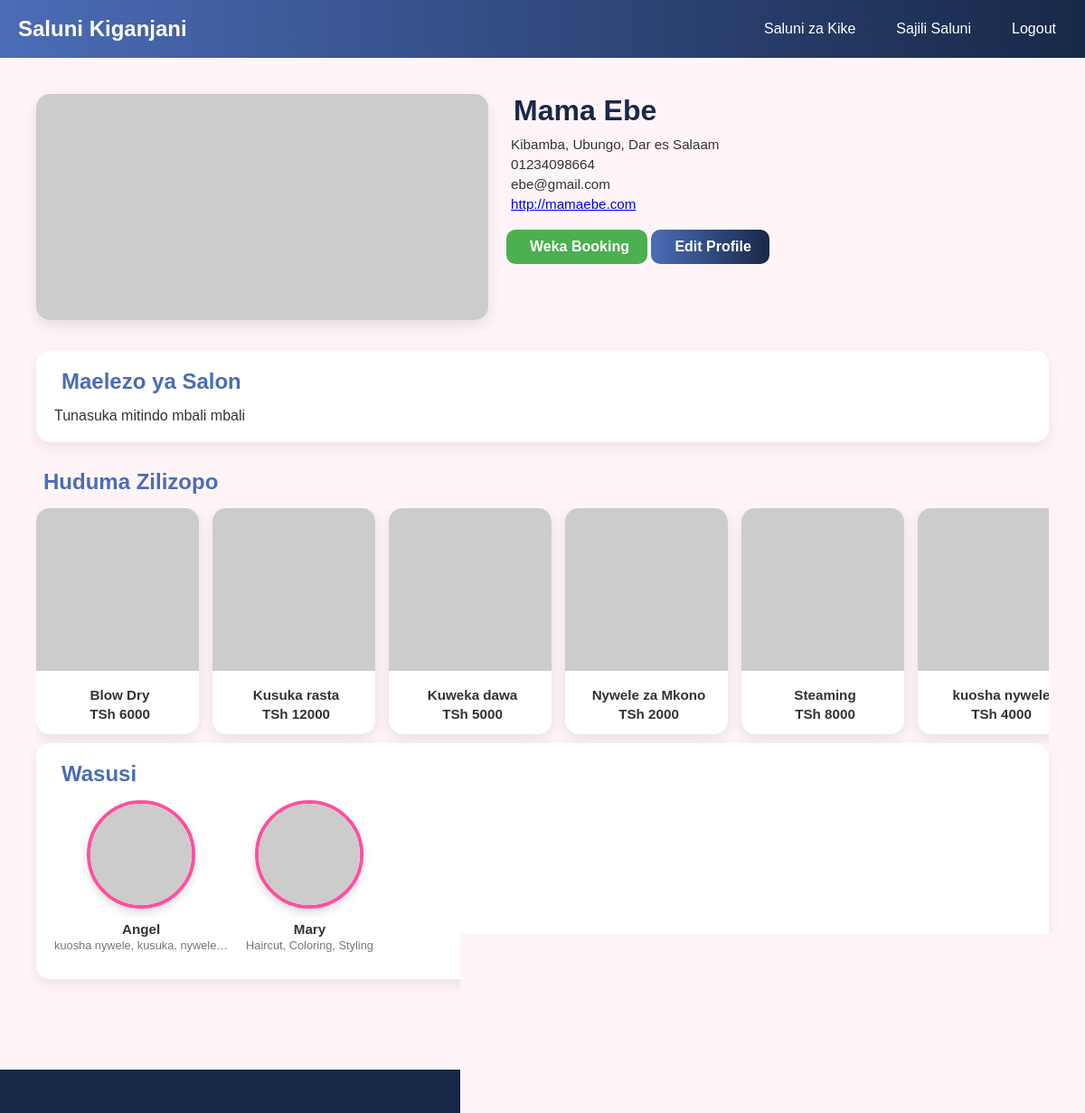
Page /salons/3/ (signed in) on the committed database.
### saluni_kike/models.py (models this page shows, shortened)
class Salon(models.Model):
    name = models.CharField(max_length=200)
    description = models.TextField(blank=True)
    address = models.CharField(max_length=300)
    region = models.CharField(max_length=100)
    district = models.CharField(max_length=100)
    street = models.CharField(max_length=200)
    latitude = models.DecimalField(max_digits=9, decimal_places=6, blank=True, null=True)
    longitude = models.DecimalField(max_digits=9, decimal_places=6, blank=True, null=True)
    phone = models.CharField(validators=[PHONE_REGEX], max_length=16, blank=True, null=True)
    email = models.EmailField(blank=True, null=True)
    website = models.URLField(blank=True, null=True)
    facebook = models.URLField(blank=True, null=True)   # Facebook link
    instagram = models.URLField(blank=True, null=True)  # Instagram link
    opening_hours = models.JSONField(blank=True, null=True)
    created_at = models.DateTimeField(auto_now_add=True)
    updated_at = models.DateTimeField(auto_now=True)
    class Meta:
        ordering = ['name']

class Service(models.Model):
    salon = models.ForeignKey(Salon, related_name='services', on_delete=models.CASCADE)
    name = models.CharField(max_length=150)
    description = models.TextField(blank=True)
    price = models.DecimalField(max_digits=10, decimal_places=2, validators=[MinValueValidator(0)])
    duration_minutes = models.PositiveIntegerField(default=30)
    active = models.BooleanField(default=True)
    class Meta:
        unique_together = ('salon', 'name')
        ordering = ['salon', 'name']

class Stylist(models.Model):
    salon = models.ForeignKey(Salon, related_name='stylists', on_delete=models.CASCADE)
    name = models.CharField(max_length=150)
    bio = models.TextField(blank=True)
    specialties = models.JSONField(blank=True, null=True, default=list)  # store as list of strings
    is_active = models.BooleanField(default=True)
    photo_url = models.URLField(blank=True, null=True)  # external image URL
    class Meta:
        ordering = ['salon', 'name']

### saluni_kike/views.py (the view)
# urls.py: path('salons/<int:salon_id>/', views.salon_detail, name='salon_detail'),
def salon_detail(request, salon_id):
    salon = get_object_or_404(Salon, pk=salon_id)
    services = salon.services.all()
    return render(request, 'saluni_kike/salon_detail.html', {'salon': salon, 'services': services})

### saluni_kike/templates/saluni_kike/salon_detail.html (shortened to what this page needs)
{% extends "base.html" %}
{% block content %}
<section class="salon-detail-section">
    <div class="container">
        <div class="salon-header">
            <div class="salon-image">
                {% if salon.picha_kuu %}
                    <img src="{{ salon.picha_kuu.url }}" alt="{{ salon.name }}">
                {% else %}
                    <img src="https://picsum.photos/800/400?random=1" alt="{{ salon.name }}">
                {% endif %}
            </div>
            <div class="salon-info">
                <h1> {{ salon.name }}</h1>
                <p>
                    {{ salon.street }}, {{ salon.district }}, {{ salon.region }}
                </p>
                {% if salon.phone %}
                <p>
                    {{ salon.phone }}
                </p>
                {% endif %}
                {% if salon.email %}
                <p>
                    {{ salon.email }}
                </p>
                {% endif %}
                {% if salon.website %}
                <p>
                    <a href="{{ salon.website }}" target="_blank">{{ salon.website }}</a>
                </p>
                {% endif %}
                <a href="{% url 'create_booking' salon.id %}" class="weka-booking-btn">
                     Weka Booking
                </a>
                <a href="{% url 'salon_update_profile' salon.id %}" class="edit-profile-btn">
                     Edit Profile
                </a>
            </div>
        </div>
        {% if salon.description %}
        <div class="salon-description">
            <h2> Maelezo ya Salon</h2>
            <p>{{ salon.description }}</p>
        </div>
        {% endif %}
        {% if salon.services.all %}
        <div class="salon-services">
            <h2> Huduma Zilizopo</h2>
            <div class="hairstyles-scroll">
                {% for service in salon.services.all %}
                <div class="hairstyle-card">
                    {% if service.image %}
                        <img src="{{ service.image.url }}" alt="{{ service.name }}">
                    {% else %}
                        <img src="https://picsum.photos/200/200?random={{ forloop.counter }}" alt="{{ service.name }}">
                    {% endif %}
                    <div class="hairstyle-info">
                        <p class="name"> {{ service.name }}</p>
                        <p class="price"> TSh {{ service.price|floatformat:0 }}</p>
                    </div>
                </div>
                {% endfor %}
            </div>
        </div>
        {% endif %}
        {% if salon.stylists.all %}
        <div class="salon-stylists">
            <h2> Wasusi</h2>
            <div class="stylist-carousel">
                {% for stylist in salon.stylists.all %}
                <div class="stylist-circle">
                    {% if stylist.photo_url %}
                        <img src="{{ stylist.photo_url }}" alt="{{ stylist.name }}">
                    {% else %}
                        <img src="https://picsum.photos/200/200?random={{ forloop.counter }}" alt="{{ stylist.name }}">
                    {% endif %}
                    <h4>{{ stylist.name }}</h4>
                    {% if stylist.specialties %}
                        <p class="specialties">{{ stylist.specialties|join:", "|truncatechars:30 }}</p>
                    {% endif %}
                </div>
                {% endfor %}
            </div>
        </div>
        {% endif %}
    </div>
</section>
{% endblock %}

### saluni_kike/templates/base.html (style rules this page uses)
* { margin:0; padding:0; box-sizing:border-box; }
body { font-family: 'Mulish', sans-serif; background:#f9f9f9; color:#333; }

### saluni_kike/templates/saluni_kike/salon_detail.html (style rules this page uses)
body { font-family: 'Poppins', sans-serif; background:#fff5f8; color:#333; }
.container { max-width:1200px; margin:0 auto; padding:20px; }
.salon-header { display:flex; flex-wrap:wrap; gap:20px; margin-bottom:30px; }
.salon-image img { width:100%; max-width:500px; border-radius:15px; box-shadow:0 6px 15px rgba(0,0,0,0.1); }
.salon-info { flex:1; min-width:250px; }
.salon-info h1 { font-size:2rem; color:#182848; margin-bottom:10px; display:flex; align-items:center; gap:8px; }
.salon-info p { font-size:0.95rem; margin:5px 0; display:flex; align-items:center; gap:5px; }
.weka-booking-btn, .edit-profile-btn { display: inline-flex; align-items:center; padding:10px 20px; border-radius:10px; text-decoration:none; font-weight:bold; margin-top:15px; transition:all 0.3s; }
.weka-booking-btn { background:#4caf50; color:#fff; }
.edit-profile-btn { background: linear-gradient(90deg, #4b6cb7, #182848); color:#fff; }
.salon-description, .salon-stylists, .salon-reviews { margin-bottom:30px; padding:20px; background:#fff; border-radius:15px; box-shadow:0 6px 15px rgba(0,0,0,0.08); }
.salon-description h2, .salon-services h2, .salon-stylists h2, .salon-reviews h2 { font-size:1.5rem; color:#4b6cb7; margin-bottom:15px; display:flex; align-items:center; gap:8px; }
.salon-services { background:transparent !important; box-shadow:none !important; padding:0 !important; }
.hairstyles-scroll { display:flex; overflow-x:auto; gap:15px; padding-bottom:10px; scroll-snap-type:x mandatory; }
.hairstyle-card { flex:0 0 auto; width:180px; border-radius:15px; text-align:center; overflow:hidden; box-shadow:0 4px 15px rgba(0,0,0,0.1); scroll-snap-align:start; transition:transform 0.2s; background:#fff; }
.hairstyle-card img { width:100%; height:180px; object-fit:cover; }
.hairstyle-info { padding:10px; }
.hairstyle-info .name, .hairstyle-info .price { font-size:0.95rem; font-weight:600; margin:4px 0; display:flex; align-items:center; justify-content:center; gap:5px; }
.stylist-carousel { display:flex; gap:20px; overflow-x:auto; padding-bottom:10px; scroll-snap-type:x mandatory; }
.stylist-circle { flex:0 0 auto; text-align:center; scroll-snap-align:start; transition:transform 0.2s; }
.stylist-circle img { width:120px; height:120px; object-fit:cover; border-radius:50%; border:4px solid #ff4fa1; box-shadow:0 4px 10px rgba(0,0,0,0.15); transition: transform 0.2s, box-shadow 0.2s; }
.stylist-circle h4 { margin-top:10px; font-size:0.95rem; color:#333; }
.stylist-circle .specialties { font-size:0.8rem; color:#777; margin-top:2px; }

### rows in the picture
Salon: name "Mama Ebe", street "Kibamba", district "Ubungo", region "Dar es Salaam", phone "01234098664", email "ebe@gmail.com", website "http://mamaebe.com", description "Tunasuka mitindo mbali mbali"
Service: name "Blow Dry", price "6000"
Service: name "Kusuka rasta", price "12000"
Service: name "Kuweka dawa", price "5000"
Service: name "Nywele za Mkono", price "2000"
Service: name "Steaming", price "8000"
Service: name "kuosha…", price "4000"
Stylist: name "Angel", specialties "kuosha nywele, kusuka, nywele…"
Stylist: name "Mary", specialties "Haircut, Coloring, Styling"
